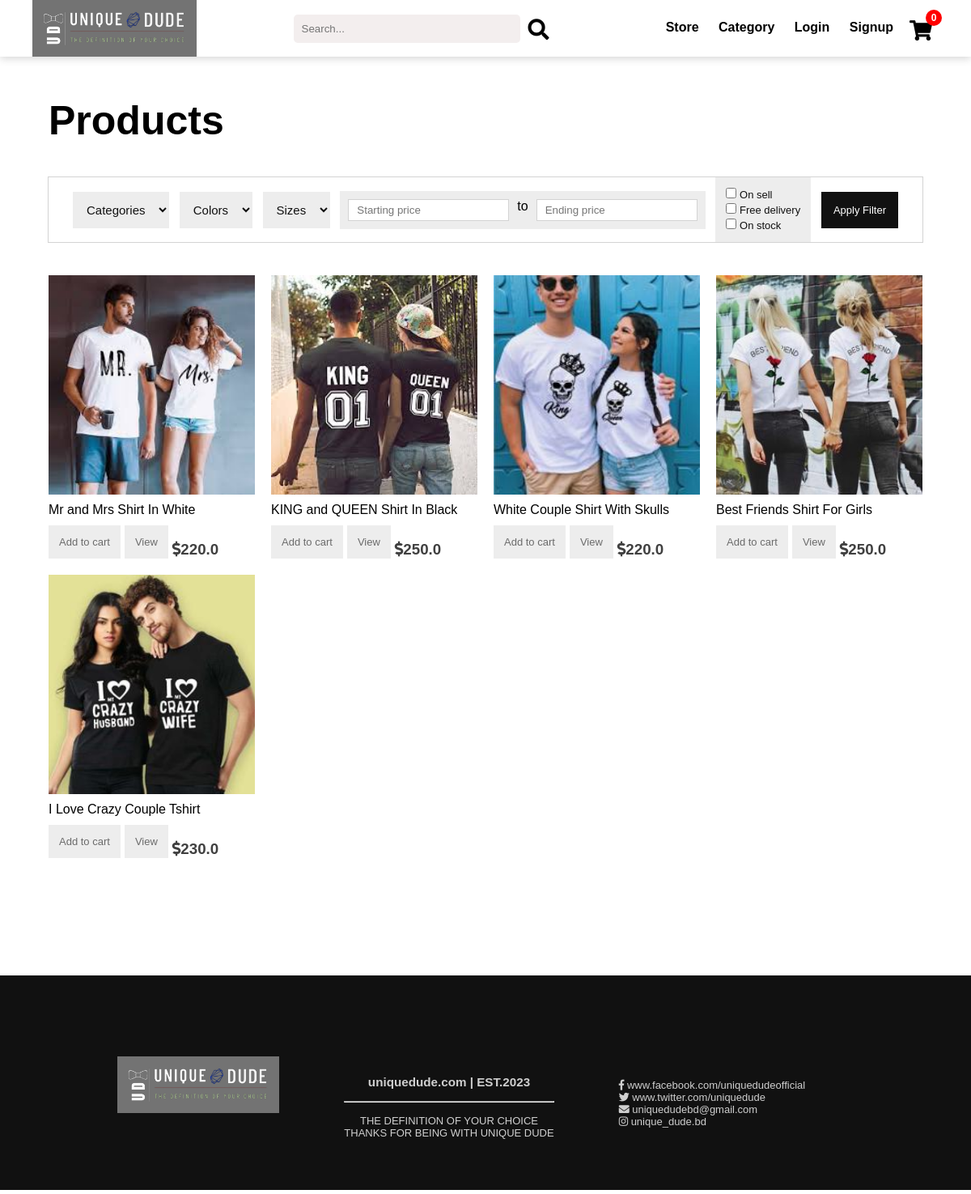
/category/6/, run on the app's committed database.
### store/models.py (models this page shows, shortened)
class Product(models.Model):
    SIZE = (('s', 's'),
            ('m', 'm'),
            ('l', 'l'),
            ('xl', 'xl'),
            ('xxl', 'xxl'))
    COLOR = (('red', 'red'),
             ('black', 'black'),
             ('blue', 'blue'),
             ('green', 'green'),
             ('white', 'white'),
             ('gray', 'gray'))
    name = models.CharField(max_length=100, null=True)
    price = models.FloatField(null=True)
    old_price = models.FloatField(null=True, blank=True)
    category = models.ManyToManyField(Category)
    image = models.ImageField(null=True, blank=True, upload_to='product/')
    on_sell = models.BooleanField(default=False, null=True)
    date = models.DateTimeField(default=timezone.now)
    on_stock = models.BooleanField(default=True, null=True)
    delivery = models.BooleanField(default=False, null=True)
    color = models.CharField(max_length=200, null=True, blank=True, choices=COLOR)
    size = models.CharField(max_length=200, null=True, blank=True, choices=SIZE)

### store/views.py (the view)
# urls.py: path('category/<id>/', views.category_items, name='category'),
def category_items(request, id):
    categories = Category.objects.all()
    products = Product.objects.all().order_by('-date')
    if request.method == 'POST':
        starting_price = 0
        ending_price = sys.maxsize
        category = request.POST.get('category')
        color = request.POST.get('colors')
        size = request.POST.get('sizes')
        starting_price = request.POST.get('starting-price')
        if starting_price: float(starting_price)
        ending_price = request.POST.get('ending-price')
        if starting_price: float(starting_price)
        on_sell = request.POST.get('on-sell')
        free_delivery = request.POST.get('free-delivery')
        on_stock = request.POST.get('on-stock')
        if starting_price or ending_price:
            products = Product.objects.filter(price__gte=starting_price, price__lte=ending_price)
        if category:
            category = Category.objects.get(name=category)
            products  = products.filter(category=category)
        if color:
            products = products.filter(color=color)
        if size:
            products = products.filter(size=size)
        if on_sell:
            products = products.filter(on_sell=True)
        if free_delivery:
            products = products.filter(delivery=True)
        if on_stock:
            products = products.filter(on_stock=True)
    else:
        if id == '-1':
            products = Product.objects.all().order_by('-date')
            category = "All"
        else:
            products = Product.objects.filter(category=id).all().order_by('-date')
            category = Category.objects.get(id=id)
    paginator = Paginator(products, 20)  # Show 20 product per page.
    page_number = request.GET.get('page')
    page_obj = paginator.get_page(page_number)
    data = cookieCart(request)
    cart_info = data['order']
    context = {
        'cart_info': cart_info,
        'categories': categories,
        'products': page_obj,
        'title': category,
    }
    return render(request, 'store/category.html', context)

### store/cart.py (called while the page is built, shortened)
def cookieCart(request):
    try:
        cart = json.loads(request.COOKIES['cart'])
    except:
        cart = {}
    items = []
    order = {'get_cart_total': 0, 'get_cart_total_item': 0}
    return {'items': items, 'order': order}

### store/models.py (called while the page is built)
    def __str__(self):
        return self.name;

### store/templates/store/category.html (shortened to what this page needs)
{% extends 'store/base.html' %}
{% load static %}
{% block body %}
<link rel="stylesheet" href="{% static 'css/category.css' %}">
	<div class="products">
		<h1>Products</h1>
		<div class="filter">
			<form method="POST" action="/category/-1/" name="filter-form" class="filter-container">
				<select name="category">
					<option selected disabled> Categories </option>
				</select>
				<select name="colors">
					<option selected disabled> Colors </option>
				</select>
				<select name="sizes">
					<option selected disabled> Sizes </option>
				</select>
				<div class='price-inputs'>
          <input name="starting-price" type="number" placeholder="Starting price"/>
          <p>to</p>
          <input name="ending-price" type="number" placeholder="Ending price"/>
        </div>
				<div class="checkbox-container">
					<div class="on-sell">
						<input name="on-sell" type="checkbox" id="checkbox">
						<label> On sell </label>
					</div>
					<div class="free-delivery">
						<input name="free-delivery" type="checkbox" id="checkbox">
						<label> Free delivery </label>
					</div>
					<div class="on-stock">
						<input name="on-stock" type="checkbox" id="checkbox">
						<label> On stock </label>
					</div>
				</div>
				<button type="submit" class='filter-btn'> Apply Filter</button>
			</form>
		</div>
		<div class="product-container">
			{% for product in products %}
				<div class="item-products">
					<div class="product-image" style="background: url({{ product.image.url }}) no-repeat center center / cover;">
					</div
					<h3 class="product-name"> {{ product.name }}</h3>
					<div class="product-actions">
						<a data-product={{product.id}} data-action="add" id="item-btn" class="add-to-cart-btn update-cart">Add to cart</a>
						<a id="item-btn" class="view-product" href="../../product/{{product.id}}">View</a>
						<h3 class="product-price"><i class="fas fa-dollar-sign"></i>{{ product.price }}</h3>
					</div>
				</div>
			{% endfor %}
		</div>
	</div>
{% endblock body %}

### static/css/base.css (style rules this page uses)
body { margin: 0px; padding: 0px; font-family: 'Arial', sans-serif; overflow: hidden; background-color: white; }
* { margin: 0px; padding: 0px; }
html { overflow-x: hidden; }

### static/css/category.css (style rules this page uses)
h1 { padding-top: 120px; width: 100%; font-size: 50px; width: 90%; }
.products { display: flex; gap: 40px; flex-direction: column; justify-content: center; align-items: center; width: 100%; height: 100%; background-color: white; }
.products h1 { font-size: 50px; margin: 0px; }
.filter { width: 90%; margin: auto; height: 80px; border: 0.01cm solid lightgray; display: flex; justify-content: space-between; align-items: center; }
.filter-container { padding: 30px; display: flex; width: 100%; justify-content: space-between; align-items: center; gap: 10px; }
.price-inputs { display: flex; gap: 10px; background-color: #EDEDED; padding: 10px; }
input { border: 0.01cm solid lightgray; padding: 5px 10px; }
.filter-btn { font-size: 13px; text-decoration: none; background-color: #111; color: white;; padding: 15px; font-family: 'Arial', sans-serif; transition: .3s; border: none; }
select { color: #111; background-color: #EDEDED; padding: 13px; font-family: 'Arial', sans-serif; transition: .3s; border: none; font-size: 15px; }
.checkbox-container { color: #111; background-color: #EDEDED; padding: 13px; font-family: 'Arial', sans-serif; transition: .3s; border: none; font-size: 13px; display: flex; flex-direction: column; gap: 3px; }
.product-container { display: grid; grid-template-columns: repeat(4, 1fr); grid-gap: 20px; height: 100%; width: 90%; margin: auto; }
.product-container .item-products { margin: 0px; min-height: 350px; display: flex; flex-direction: column; gap: 10px; }
.item-products .product-image { height: 100%; width: 100%; }
.item-products .product-actions { display: flex; flex-direction: row; gap: 5px; align-items: flex-end; }
.add-to-cart-btn { font-size: 13px; text-decoration: none; color: #6B6B6B; padding: 13px; background-color: #EDEDED; font-family: 'Arial', sans-serif; transition: .3s; }
.view-product { font-size: 13px; text-decoration: none; color: #6B6B6B; padding: 13px; background-color: #EDEDED; font-family: 'Arial', sans-serif; transition: .3s; }
.product-price { color: #404040; float: right; margin-right: 10px; }

### data on the page
Product: image (picture), name "Mr and Mrs Shirt In White", price "220.0"
Product: image (picture), name "KING and QUEEN Shirt In Black", price "250.0"
Product: image (picture), name "White Couple Shirt With Skulls", price "220.0"
Product: image (picture), name "Best Friends Shirt For Girls", price "250.0"
Product: image (picture), name "I Love Crazy Couple Tshirt", price "230.0"

### other printed values
{{ cart_info.get_cart_total_item }} "0"
